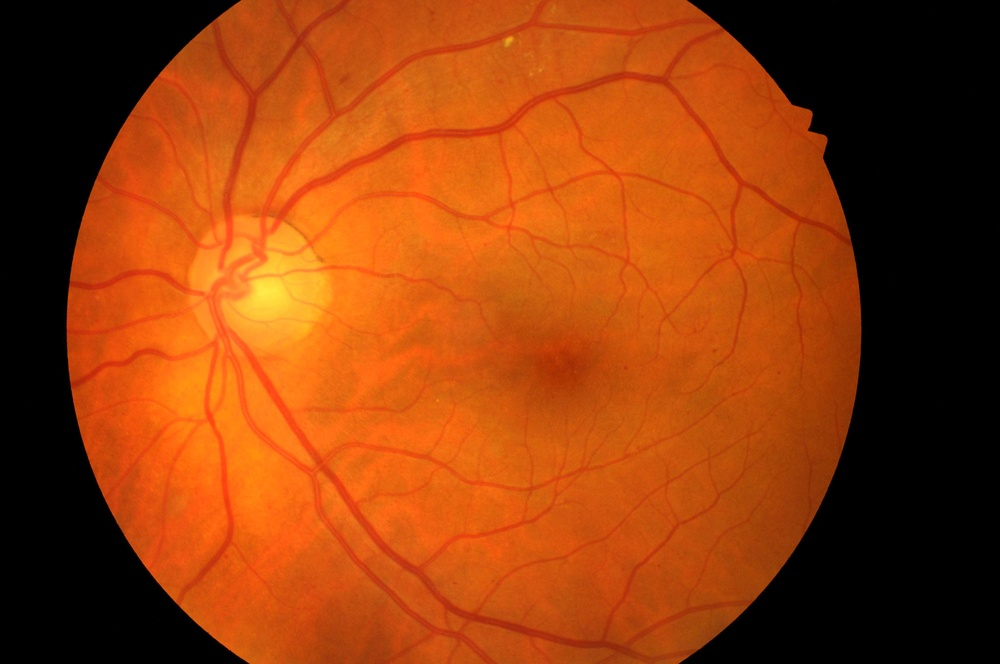
%> input picture 35.jpg, 1000 x 664 px, shrunk from 4288 x 2848 before the run
$ octave Preprocesamiento_Imagen.m   (GNU Octave 9; MATLAB toolbox functions it lacks are replaced by stand-ins)
%> lines starting %> are read from the running program, lines starting %| are printed output that depends on the picture
% 8.2.1 Preprocesamiento de la imagen
clear;
close all;
clc;
% 1. Lectura de Imagen
Imagen_original = imread('35.jpg');
%> Imagen_original is the input picture: size 664x1000x3 uint8; mean R, G, B 146.7, 61.2, 11.3
% 2. Extracción del canal verde
Green =Imagen_original(:,:,2);
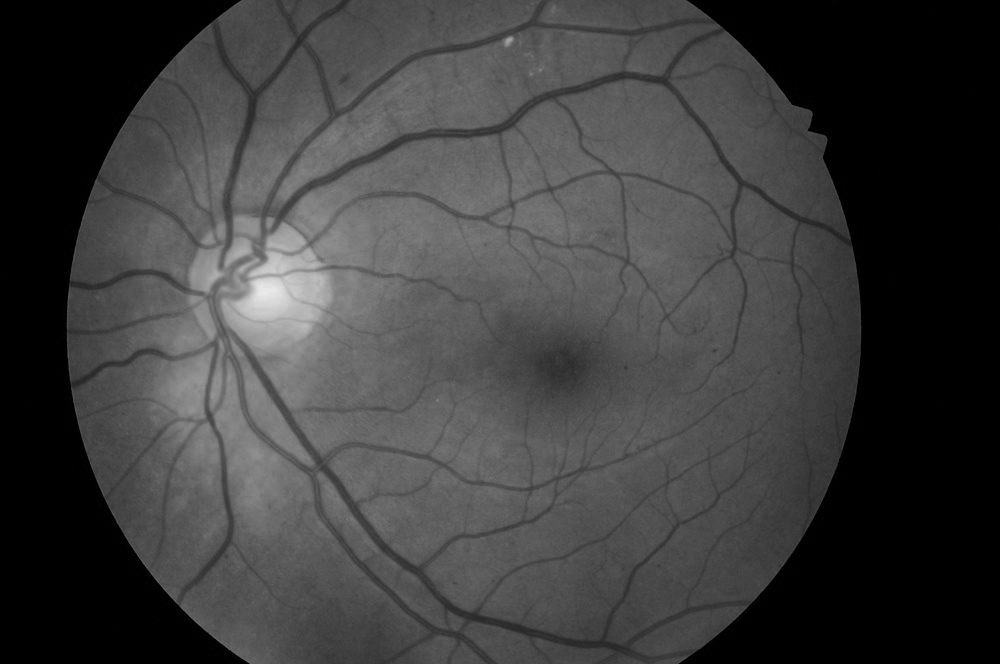
%> Green: size 664x1000 uint8; min 0, max 235, mean 61.2
% 3. Ecualización adaptativa (CLAHE)
J = adapthisteq(Green, 'ClipLimit', 0.01);
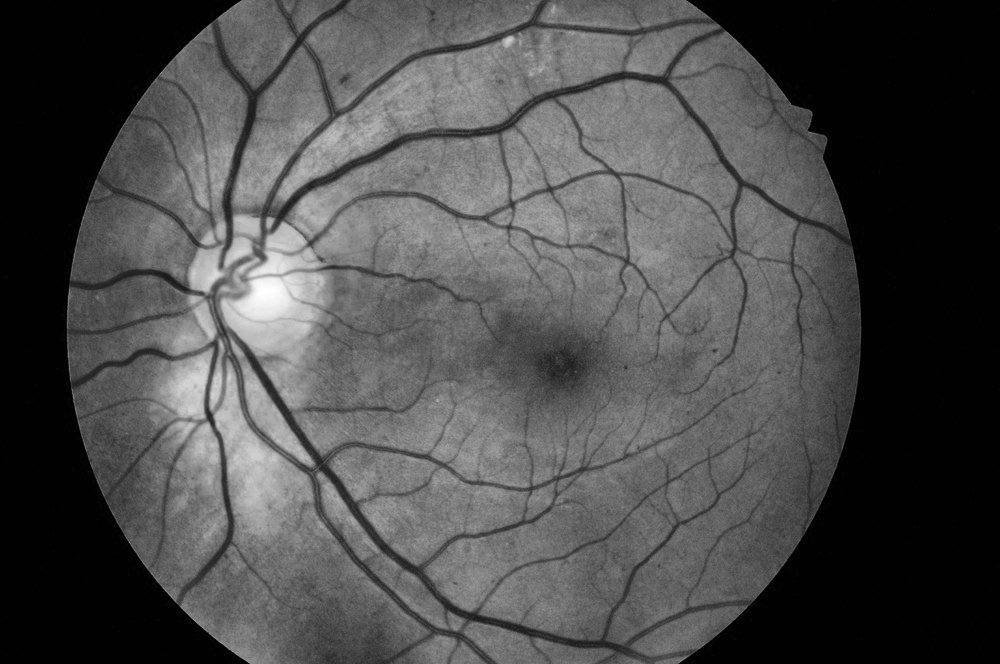
%> J: size 664x1000 uint8; min 0, max 255, mean 75.6
% 4. Filtrado de mediana
Filtro = medfilt2(J, [5 5]);
I_green = Imagen_original;
% 5. Sustitución del canal verde
I_green(:,:,2) = Filtro;
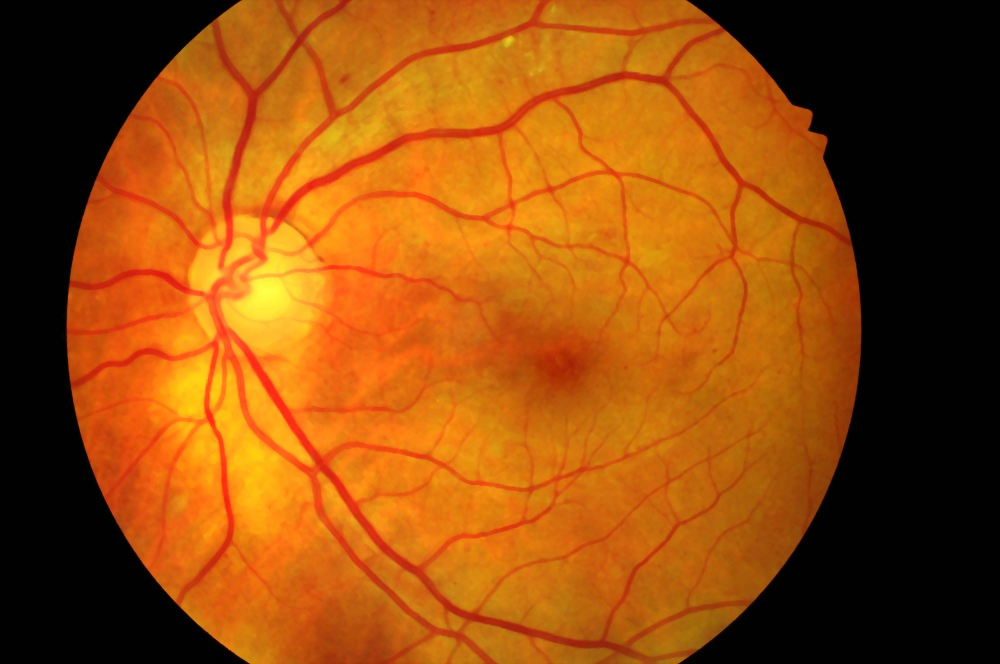
%> I_green: size 664x1000x3 uint8; mean R, G, B 146.7, 75.6, 11.3
% 6. Ajuste de intensidad
I_green = imadjust(I_green, [0.05 0.05 0.05; 0.9 0.9 0.9], []);
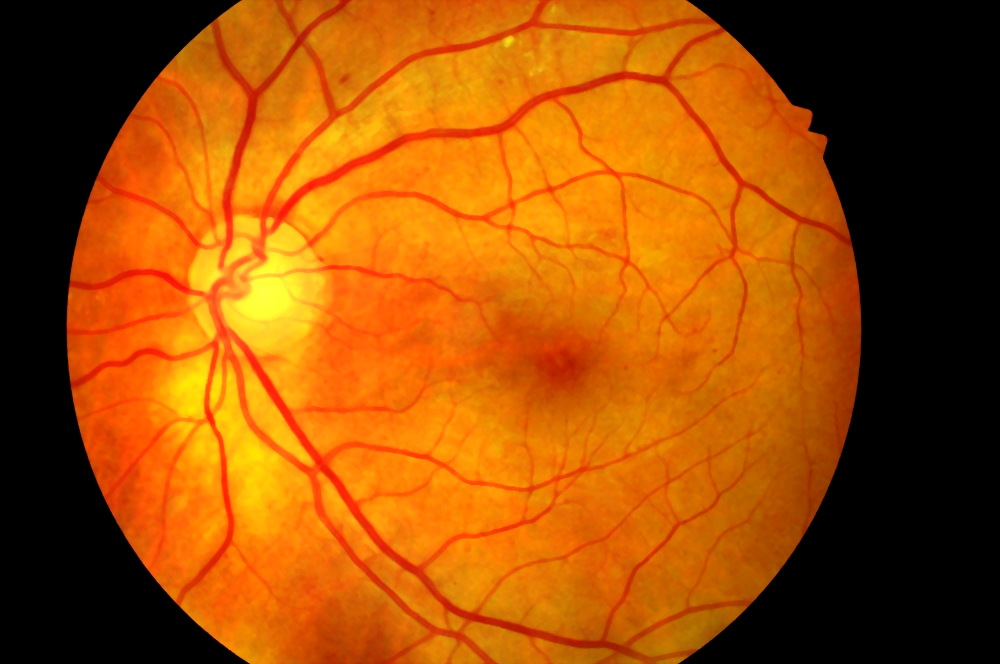
%> I_green: size 664x1000x3 uint8; mean R, G, B 158.5, 78.2, 3.7

% 7. Mostrar imágenes
figure;
subplot(1,3,1); imshow(Imagen_original); title('Imagen Original');
subplot(1,3,2); imshow(Green); title('Imagen Extracción Canal Verde');
subplot(1,3,3); imshow(I_green); title('Imagen Mejorada');
